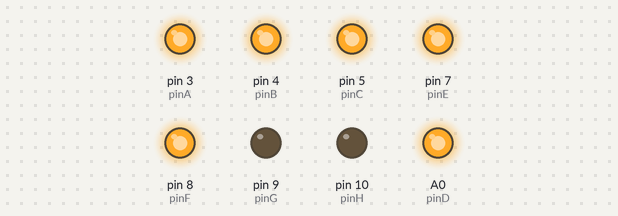
The sketch below on a simulated Arduino Uno, built with avr-gcc and run on an emulated ATmega328P. Shown: output pins drawn as LEDs (lit = HIGH).

Above: at 0.1 s.
Timing chart, 0 to 1.6 s (numbered marks = the images above):
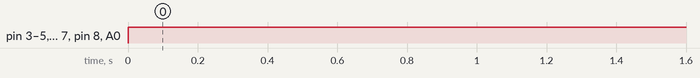

Measured:
- by itself, pin 3 (pinA), pin 4 (pinB), pin 5 (pinC), pin 7 (pinE), pin 8 (pinF), A0 (pinD): LOW → HIGH at 0.00 s

The sketch:

sketch_7_segment_1_digit.ino
```cpp
int pinA = 3;
int pinB = 4;
int pinC = 5;
int pinD = A0; // idealy pin shud be sequential , but add A0 , using analog pin as digital pin
int pinE = 7;
int pinF = 8;
int pinG = 9;
int pinH = 10;

void setup() {
  pinMode(pinA, OUTPUT);
  pinMode(pinB, OUTPUT);
  pinMode(pinC, OUTPUT);
  pinMode(pinD, OUTPUT);
  pinMode(pinE, OUTPUT);
  pinMode(pinF, OUTPUT);
  pinMode(pinG, OUTPUT);
   pinMode(pinH, OUTPUT);
}

void loop() {

  //one();

  //delay(500);

  //two();

  zero();
}

void zero(){
  digitalWrite(pinA, HIGH);
  digitalWrite(pinB, HIGH);
  digitalWrite(pinC, HIGH);
  digitalWrite(pinD, HIGH);
  digitalWrite(pinE, HIGH);
  digitalWrite(pinF, HIGH);
  digitalWrite(pinG, LOW);
  digitalWrite(pinH, LOW);
}


void one(){
  digitalWrite(pinA, LOW);
  digitalWrite(pinB, HIGH);
  digitalWrite(pinC, HIGH);
  digitalWrite(pinD, LOW);
  digitalWrite(pinE, LOW);
  digitalWrite(pinF, LOW);
  digitalWrite(pinG, LOW);
  digitalWrite(pinH, LOW);
}

void two(){
  digitalWrite(pinA, HIGH);
  digitalWrite(pinB, HIGH);
  digitalWrite(pinC, LOW);
  digitalWrite(pinD, HIGH);
  digitalWrite(pinE, HIGH);
  digitalWrite(pinF, LOW);
  digitalWrite(pinG, HIGH);
  digitalWrite(pinH, LOW);
}
```
